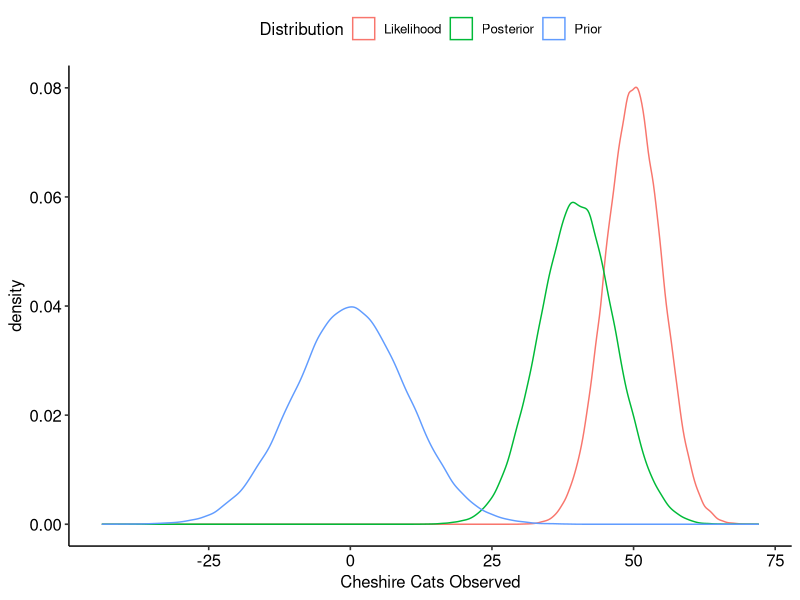

Recreate this plot in R.
## ---- chunk 1

library(tidyverse)
library(ggpubr)

## ---- chunk 2

n = 1e+5 # Set a count of observations.
u0 = 0 # Set a mean for the prior probability distribution.
s0 = 10 # Set a standard deviation for "".
u1 = 50 # Set a mean for the likelihood function.
s1 = 5 # Set a standard deviation for "".

dat = tibble(Prior = rnorm(n, 
                           u0, 
                           s0),
             Likelihood = rnorm(n, 
                                u1, 
                                s1),
             Posterior = rnorm(n,
                                ((s0 ^ 2) ^ -1 + (s1 ^ 2) ^ -1) ^ -1 * (u0 / s0 ^ 2 + u1 / s1 ^ 2),
                                (((s0 ^ 2) ^ -1 + (s1 ^ 2) ^ -1) ^ -1 + s1 ^ 2) ^ (1 / 2))) %>%
  pivot_longer(cols = everything(),
               names_to = "Distribution",
               values_to = "Cheshire Cats Observed")

## ---- chunk 3

vis = 
  dat %>% 
  ggplot() +
  geom_density(aes(x = `Cheshire Cats Observed`,
                   color = `Distribution`)) + 
  theme_pubr()

print(vis)

